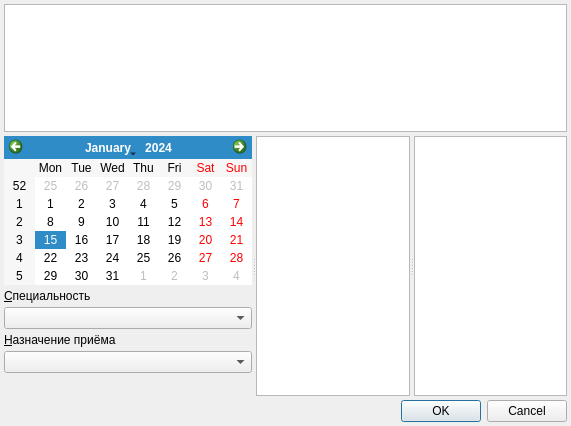
<?xml version="1.0" encoding="UTF-8"?>
<ui version="4.0">
 <class>RecordTransferDialog</class>
 <widget class="QDialog" name="RecordTransferDialog">
  <property name="geometry">
   <rect>
    <x>0</x>
    <y>0</y>
    <width>571</width>
    <height>426</height>
   </rect>
  </property>
  <property name="windowTitle">
   <string>Перенести запись</string>
  </property>
  <layout class="QVBoxLayout" name="verticalLayout">
   <property name="spacing">
    <number>4</number>
   </property>
   <property name="margin">
    <number>4</number>
   </property>
   <item>
    <widget class="CTextBrowser" name="txtClientInfoBrowser">
     <property name="sizePolicy">
      <sizepolicy hsizetype="Expanding" vsizetype="Preferred">
       <horstretch>0</horstretch>
       <verstretch>0</verstretch>
      </sizepolicy>
     </property>
     <property name="minimumSize">
      <size>
       <width>0</width>
       <height>100</height>
      </size>
     </property>
     <property name="maximumSize">
      <size>
       <width>16777215</width>
       <height>130</height>
      </size>
     </property>
     <property name="focusPolicy">
      <enum>Qt::ClickFocus</enum>
     </property>
     <property name="whatsThis">
      <string>Описание пациента</string>
     </property>
     <property name="html">
      <string>&lt;!DOCTYPE HTML PUBLIC &quot;-//W3C//DTD HTML 4.0//EN&quot; &quot;http://www.w3.org/TR/REC-html40/strict.dtd&quot;&gt;
&lt;html&gt;&lt;head&gt;&lt;meta name=&quot;qrichtext&quot; content=&quot;1&quot; /&gt;&lt;style type=&quot;text/css&quot;&gt;
p, li { white-space: pre-wrap; }
&lt;/style&gt;&lt;/head&gt;&lt;body style=&quot; font-family:'Tahoma'; font-size:8pt; font-weight:400; font-style:normal;&quot;&gt;
&lt;p style=&quot;-qt-paragraph-type:empty; margin-top:0px; margin-bottom:0px; margin-left:0px; margin-right:0px; -qt-block-indent:0; text-indent:0px; font-family:'MS Shell Dlg 2';&quot;&gt;&lt;br /&gt;&lt;/p&gt;&lt;/body&gt;&lt;/html&gt;</string>
     </property>
    </widget>
   </item>
   <item>
    <widget class="QSplitter" name="splitter">
     <property name="orientation">
      <enum>Qt::Horizontal</enum>
     </property>
     <property name="childrenCollapsible">
      <bool>false</bool>
     </property>
     <widget class="QWidget" name="frmFilter" native="true">
      <layout class="QGridLayout" name="gridLayout">
       <property name="margin">
        <number>0</number>
       </property>
       <property name="spacing">
        <number>4</number>
       </property>
       <item row="0" column="0" colspan="2">
        <widget class="CCalendarWidget" name="calendar">
         <property name="sizePolicy">
          <sizepolicy hsizetype="Preferred" vsizetype="Preferred">
           <horstretch>0</horstretch>
           <verstretch>0</verstretch>
          </sizepolicy>
         </property>
         <property name="whatsThis">
          <string>Дата, на которую переносится запись</string>
         </property>
         <property name="firstDayOfWeek">
          <enum>Qt::Monday</enum>
         </property>
         <property name="gridVisible">
          <bool>false</bool>
         </property>
        </widget>
       </item>
       <item row="1" column="0" colspan="2">
        <widget class="QLabel" name="label">
         <property name="text">
          <string>&amp;Специальность</string>
         </property>
         <property name="buddy">
          <cstring>cmbSpeciality</cstring>
         </property>
        </widget>
       </item>
       <item row="3" column="0" colspan="2">
        <widget class="QLabel" name="label_2">
         <property name="text">
          <string>&amp;Назначение приёма</string>
         </property>
         <property name="buddy">
          <cstring>cmbAppointmentPurpose</cstring>
         </property>
        </widget>
       </item>
       <item row="4" column="0" colspan="2">
        <widget class="CRBComboBox" name="cmbAppointmentPurpose"/>
       </item>
       <item row="5" column="0">
        <spacer name="verticalSpacer">
         <property name="orientation">
          <enum>Qt::Vertical</enum>
         </property>
         <property name="sizeHint" stdset="0">
          <size>
           <width>20</width>
           <height>24</height>
          </size>
         </property>
        </spacer>
       </item>
       <item row="2" column="0" colspan="2">
        <widget class="CRBComboBox" name="cmbSpeciality"/>
       </item>
      </layout>
     </widget>
     <widget class="CTableView" name="tblPersonnel">
      <property name="selectionBehavior">
       <enum>QAbstractItemView::SelectRows</enum>
      </property>
     </widget>
     <widget class="CTableView" name="tblScheduleItems">
      <property name="selectionBehavior">
       <enum>QAbstractItemView::SelectRows</enum>
      </property>
     </widget>
    </widget>
   </item>
   <item>
    <widget class="QDialogButtonBox" name="buttonBox">
     <property name="standardButtons">
      <set>QDialogButtonBox::Cancel|QDialogButtonBox::Ok</set>
     </property>
    </widget>
   </item>
  </layout>
 </widget>
 <customwidgets>
  <customwidget>
   <class>CCalendarWidget</class>
   <extends>QCalendarWidget</extends>
   <header>library/CalendarWidget.h</header>
  </customwidget>
  <customwidget>
   <class>CTableView</class>
   <extends>QTableView</extends>
   <header>library/TableView.h</header>
  </customwidget>
  <customwidget>
   <class>CRBComboBox</class>
   <extends>QComboBox</extends>
   <header>library/crbcombobox.h</header>
  </customwidget>
  <customwidget>
   <class>CTextBrowser</class>
   <extends>QTextBrowser</extends>
   <header>library/TextBrowser.h</header>
  </customwidget>
 </customwidgets>
 <tabstops>
  <tabstop>calendar</tabstop>
  <tabstop>tblPersonnel</tabstop>
  <tabstop>tblScheduleItems</tabstop>
  <tabstop>buttonBox</tabstop>
  <tabstop>cmbSpeciality</tabstop>
  <tabstop>cmbAppointmentPurpose</tabstop>
 </tabstops>
 <resources/>
 <connections>
  <connection>
   <sender>buttonBox</sender>
   <signal>accepted()</signal>
   <receiver>RecordTransferDialog</receiver>
   <slot>accept()</slot>
   <hints>
    <hint type="sourcelabel">
     <x>511</x>
     <y>220</y>
    </hint>
    <hint type="destinationlabel">
     <x>427</x>
     <y>188</y>
    </hint>
   </hints>
  </connection>
  <connection>
   <sender>buttonBox</sender>
   <signal>rejected()</signal>
   <receiver>RecordTransferDialog</receiver>
   <slot>reject()</slot>
   <hints>
    <hint type="sourcelabel">
     <x>537</x>
     <y>220</y>
    </hint>
    <hint type="destinationlabel">
     <x>525</x>
     <y>188</y>
    </hint>
   </hints>
  </connection>
 </connections>
</ui>
